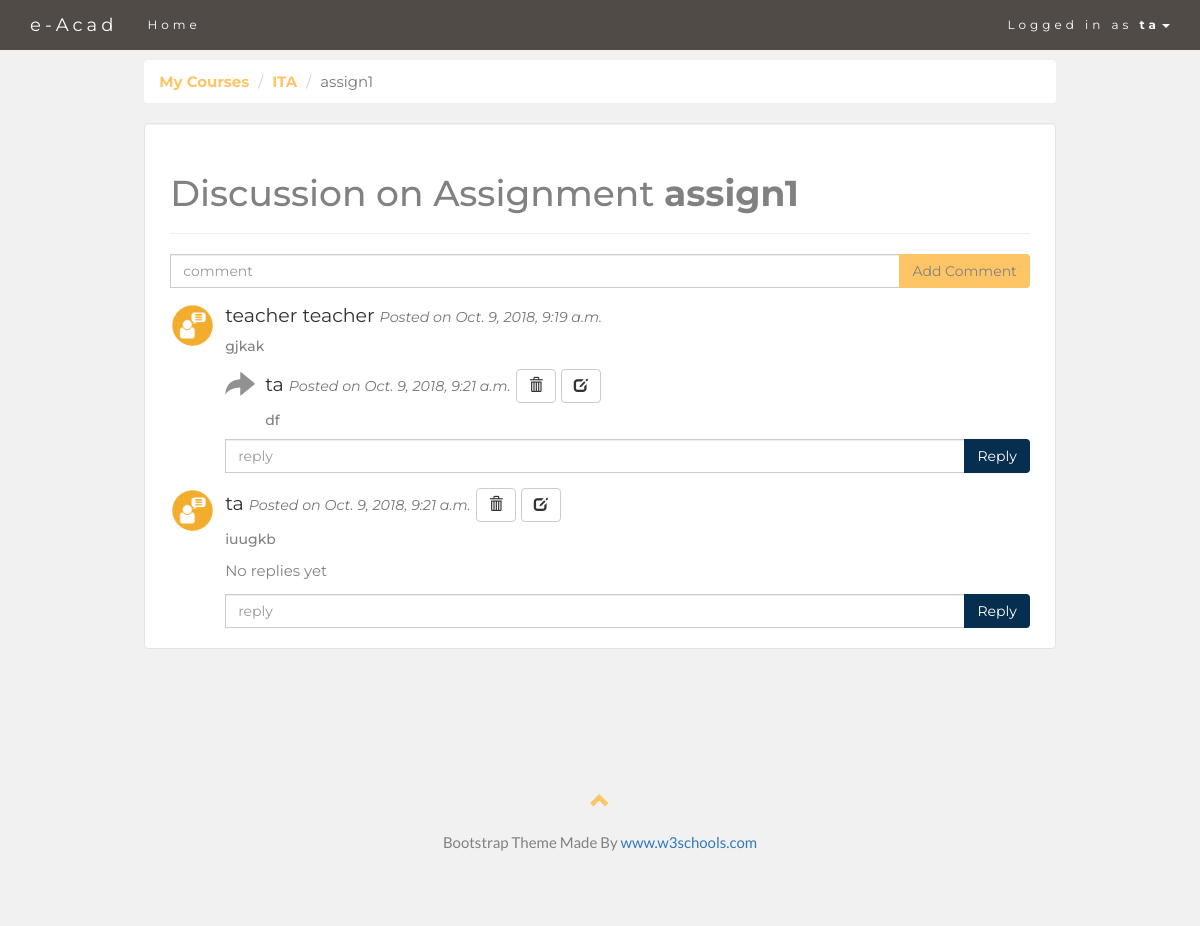
/ta/course/16/assignments/discussion/15/ (signed in), run on the app's committed database.
### classroom/models.py (models this page shows, shortened)
class User(AbstractUser):
    is_student = models.BooleanField(default=False)
    is_teacher = models.BooleanField(default=False)
    is_ta = models.BooleanField(default=False)
    semester = models.IntegerField(default=0)
    RollNo = models.CharField(max_length=100, default='')
    vote = models.BooleanField(default=False)

class Course(models.Model):
    owner = models.ForeignKey(User, on_delete=models.CASCADE, related_name='courses')
    semester = models.IntegerField(default=0)
    course_code = models.CharField(max_length=100, default='course_code')
    course_title = models.CharField(max_length=100, default='course_title')
    about = models.TextField(default='anything about course')
    totalclasses = models.IntegerField(default=0)
    classestaken = models.IntegerField(default=0)

class Assignment(models.Model):
    course = models.ForeignKey(Course, on_delete=models.CASCADE, related_name='assignments')
    file_name = models.CharField(max_length=500, default='')
    file_upload = models.FileField(upload_to='assignments/')
    uploaded_at = models.DateTimeField(auto_now_add=True)
    max_marks = models.FloatField()
    ta = models.ManyToManyField(TA,default=None, related_name='tas')
    visible = models.BooleanField(default=False)

class CommentAssgn(models.Model):
    user = models.ForeignKey(User, on_delete=models.CASCADE, related_name='commentsassg')
    assignment = models.ForeignKey(Assignment, on_delete=models.CASCADE, related_name='commentsassg')
    course = models.ForeignKey(Course, on_delete=models.CASCADE, related_name='commentsassg')
    text = models.CharField(max_length=1000)
    created_date = models.DateTimeField(auto_now_add=True, null=True)
    updated = models.DateTimeField(auto_now=True, null=True)
    approve_comment = models.BooleanField(default=True)
    parent = models.ForeignKey('self', null=True, blank=True, on_delete=models.CASCADE, related_name='reply')
    class Meta:
        ordering = ('created_date',)

### classroom/views/ta.py (the view)
# urls.py: path('ta/course/<int:course_pk>/assignments/discussion/<int:assgn_pk>/', ta.add_comment_to_post_ta_assgn, name='add_comment_to_post_ta_assgn'),
@login_required
@ta_required
def add_comment_to_post_ta_assgn(request, course_pk, assgn_pk):
    course = get_object_or_404(Course, pk=course_pk)
    assignment = get_object_or_404(Assignment, pk=assgn_pk)
    AssgnComments = assignment.commentsassg.filter(approve_comment=True, parent__isnull=True)
    if request.method == 'POST':
        commentassgn_form = CommentAssgnForm(data=request.POST)
        if commentassgn_form.is_valid():
            parent_obj = None
            try:
                parent_assgn_id = int(request.POST.get('parent_id'))
            except:
                parent_assgn_id = None
            if parent_assgn_id:
                parent_assgn_obj = CommentAssgn.objects.get(id=parent_assgn_id)
                if parent_assgn_obj:
                    reply_assgn_comment = commentassgn_form.save(commit=False)
                    reply_assgn_comment.parent = parent_assgn_obj
            new_assgn_comment = commentassgn_form.save(commit=False)
            new_assgn_comment.course = course
            new_assgn_comment.assignment = assignment
            new_assgn_comment.user = request.user
            new_assgn_comment.save()
            return redirect('.')
    else:
        commentassgn_form = CommentAssgnForm()
    return render(request, 'classroom/ta/add_comment_assgn.html', { 'course':course,'assignment':assignment, 'AssgnComments':AssgnComments, 'commentassgn_form':commentassgn_form})

### classroom/forms.py
class CommentAssgnForm(forms.ModelForm):
    class Meta:
        model = CommentAssgn
        fields = ('text',)

### classroom/templates/classroom/ta/add_comment_assgn.html (shortened to what this page needs)
{% extends 'base.html' %}
{% load crispy_forms_tags %}
{% block content %}
  <nav aria-label="breadcrumb">
    <ol class="breadcrumb">
      <li class="breadcrumb-item"><a href="{% url 'ta_course_list' %}" class="yellow">My Courses</a></li>
      <li class="breadcrumb-item"><a href="{% url 'course_ta_view' course.id %}" class="yellow">{{ course.course_title }}</a></li>
      <li class="breadcrumb-item active" aria-current="page">{{ assignment.file_name }}</li>
    </ol>
  </nav>
    <div class="well">
      <div class="page-header">
          <h1>Discussion on Assignment <strong>{{ assignment.file_name }}</strong></h1>
      </div>
        <form action="." method="post">
            <div class="input-group">
            <input type="text" name="text" class="form-control" size="50" placeholder="comment" required>
            <div class="input-group-btn">
            <button type="submit" class="btn btn-button">Add Comment</button>
            </div>
            </div>
        </form>
        {% for comment in AssgnComments.all %}
        <div class="media">
            <div class="media-left">
                <img class="media-object" style="width:45px">
            </div>
            <div class="media-body">
                <h4 class="media-heading">{{ comment.user.first_name }} {{ comment.user.last_name }} <small><i>Posted on  {{ comment.created_date }}</i></small>
                    {% if user == comment.user %}
                        <a class="btn btn-default" href="{% url 'comment_remove_ta_assgn' comment.pk %}" ><span class="glyphicon glyphicon-trash"></span></a>
                        <a class="btn btn-default" href="{% url 'comment_approve_ta_assgn' comment.pk %}" ><span class="glyphicon glyphicon-edit"></span></a>
                    {% endif %}
                </h4>
                <h5>{{ comment.text }}</h5>
                {% for reply in comment.reply.all %}
                <div class="media">
                    <div class="media-left">
                        <span class="glyphicon glyphicon-share-alt logo-small"></span>
                    </div>
                    <div class="media-body">
                        <h4 class="media-heading">{{ reply.user.first_name }} {{ reply.user.last_name }} <small><i>Posted on {{ reply.created_date }}</i></small>
                            {% if user == reply.user %}
                            <a class="btn btn-default" href="{% url 'reply_remove_ta_assgn' reply.pk %}" ><span class="glyphicon glyphicon-trash"></span></a>
                            <a class="btn btn-default" href="{% url 'reply_approve_ta_assgn' reply.pk %}" ><span class="glyphicon glyphicon-edit"></span></a>
                            {% endif %}
                        </h4>
                        <h5>{{ reply.text }}</h5>
                    </div>
                </div>
                {% empty %}
                <p>No replies yet</p>
                {% endfor %}
                <form action="." method="post">
                    <div class="input-group">
                        <input type="text" name="text" class="form-control" size="50" placeholder="reply" required>
                        <div class="input-group-btn">
                            <button type="submit" class="btn" style="background-color: #062F4F; color: white;">Reply</button>
                        </div>
                    </div>
                </form>
            </div>
        </div>
        {% empty %}
        <p>No comments yet..</p>
        {% endfor %}
    </div>
{% endblock %}

### templates/base.html (shortened to what this page needs)
{% load static %}
<!DOCTYPE html>
<html lang="en">
<head>
  <link rel="stylesheet" href="https://maxcdn.bootstrapcdn.com/bootstrap/3.3.7/css/bootstrap.min.css">
</head>
<body id="myPage" data-spy="scroll" data-target=".navbar" data-offset="60">
<nav class="navbar navbar-default navbar-fixed-top">
  <div class="container">
    <div class="navbar-header">
      <a class="navbar-brand" href="#myPage">e-Acad</a>
    </div>
    <div class="collapse navbar-collapse" id="myNavbar">
      <ul class="nav navbar-nav ">
        <li><a href="{% url 'home' %}">Home</a></li>
      </ul>
      <ul class="nav navbar-nav navbar-right">
        {% if user.is_authenticated %}
        <li class="dropdown" >
        <a class="dropdown-toggle"  style="background-color: #514b48;" data-toggle="dropdown"  href="#">Logged in as <strong>{{ user.username }}</strong><span class="caret"></span></a>
        </li>
         {% endif %}
      </ul>
    </div>
  </div>
</nav>
<div class="container-fluid">
<div class="row">
  <div class="col-sm-1">
  </div>
  <div class="col-sm-10">
  {% block content %}
{% endblock %}
  </div>
  <div class="col-sm-1">
  </div>
</div>
</div>
<footer class="container-fluid text-center">
  <a href="#myPage" title="To Top">
    <span class="glyphicon glyphicon-chevron-up"></span>
  </a>
  <p>Bootstrap Theme Made By <a href="https://www.w3schools.com" title="Visit w3schools">www.w3schools.com</a></p>
</footer>
</body>
</html>

### templates/base.html (style rules this page uses)
body { font: 400 15px Lato, sans-serif; line-height: 1.8; color: #818181; background-color: #F1F1F2; }
h4 { font-size: 19px; line-height: 1.375em; color: #303030; font-weight: 400; margin-bottom: 30px; }
ol.breadcrumb { background-color: #fff; font-family: Montserrat, sans-serif; }
.well { background-color: white; padding: 10px 25px 20px 25px; font-family: Montserrat, sans-serif; }
.btn-button { background-color: #FDC566; }
a.yellow { color:#FDC566; font-weight: bold; }
.container-fluid { padding: 60px 50px; }
.logo-small { color: #919190; font-size: 30px; }
.navbar { margin-bottom: 0; background-color: #514b48; z-index: 9999; border: 0; font-size: 12px !important; line-height: 1.42857143 !important; letter-spacing: 4px; border-radius: 0; font-family: Montserrat, sans-serif; }
.navbar li a, .navbar .navbar-brand { color: #fff !important; }
footer .glyphicon { font-size: 20px; margin-bottom: 20px; color: #FDC566; }

### data on the page
User: username "ta"
Course: course_title "ITA"
Assignment: file_name "assign1"
CommentAssgn: user.first_name "teacher", user.last_name "teacher", created_date "Oct. 9, 2018, 9:19 a.m.", text "gjkak"
CommentAssgn: user.first_name "ta", created_date "Oct. 9, 2018, 9:21 a.m.", text "df"
CommentAssgn: user.first_name "ta", created_date "Oct. 9, 2018, 9:21 a.m.", text "iuugkb"
